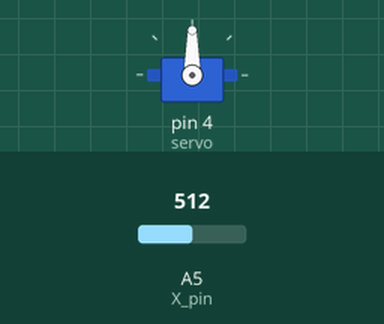
Recording of a sketch running on a simulated Arduino Uno, built with avr-gcc and run on an emulated ATmega328P. Shown: servo. The inputs (shaded band) are chosen by the test bench; at power-on: A5 (X_pin) = 512.

Above: at 1.2 s.
1.3 s: A5 (X_pin) set to 593
2.8 s: A5 (X_pin) set to 619
At 4.0 s:
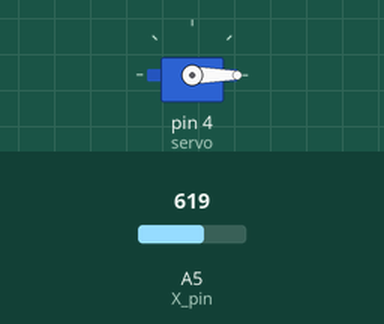
4.3 s: A5 (X_pin) set to 390
At 5.3 s:
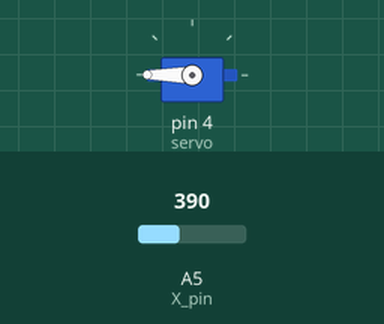
5.8 s: A5 (X_pin) set to 407
At 6.4 s:
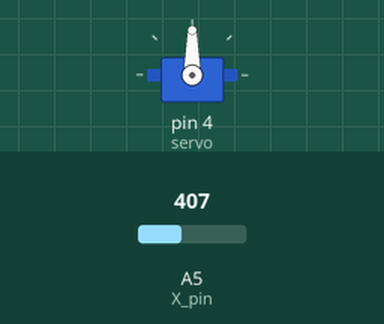
7.3 s: A5 (X_pin) set to 306
At 7.6 s:
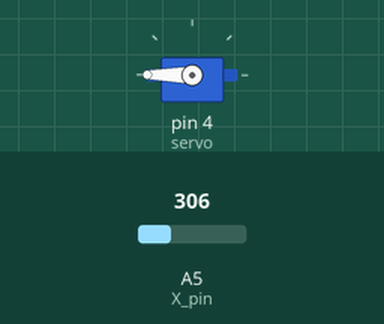
Timing chart, 0 to 9.8 s (numbered marks = the images above; inputs shaded):
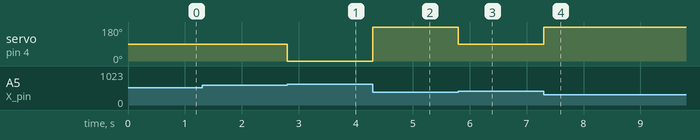

Measured:
- the behaviour switches between 600 and 601 on A5 (X_pin) (found by bisection; images 0 and 1)
- the behaviour switches between 399 and 400 on A5 (X_pin) (found by bisection; images 2 and 3)
- after the input at 1.3 s, every drawn part: stays the same
- after the input at 2.8 s, servo on pin 4 (servo): 90° → 0° at once
- after the input at 4.3 s, servo on pin 4 (servo): 0° → 180° at once
- after the input at 5.8 s, servo on pin 4 (servo): 180° → 90° at once
- after the input at 7.3 s, servo on pin 4 (servo): 90° → 180° at once

The sketch:

Teleoperado4.1.ino
```cpp
#include <Servo.h>
#define Y_pin A4
#define X_pin A5
#define boton_pin 10

int JoystickEjeX;

Servo servo;
void setup()
{
  pinMode(boton_pin, INPUT_PULLUP);
  Serial.begin(9600);

  servo.attach(4);
}
void loop()
{

  int valorX = analogRead(X_pin);
  if (valorX < 400)
  {
    int v = 180;
    servo.write(v);
  }
  else if (valorX <= 600)
  {
    servo.write(90); //Parar
  }

  else
  {
    int v = 0;
    servo.write(v);
  }
}
```
